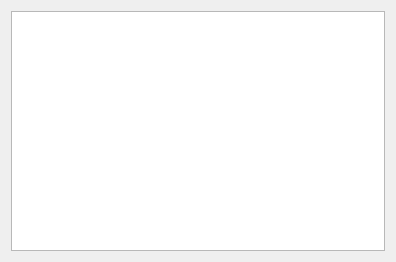
<?xml version="1.0" encoding="UTF-8"?>
<ui version="4.0">
 <class>PyiToolChoosePyEnv</class>
 <widget class="QWidget" name="PyiToolChoosePyEnv">
  <property name="windowModality">
   <enum>Qt::ApplicationModal</enum>
  </property>
  <property name="geometry">
   <rect>
    <x>0</x>
    <y>0</y>
    <width>396</width>
    <height>262</height>
   </rect>
  </property>
  <property name="font">
   <font>
    <family>Microsoft YaHei UI</family>
   </font>
  </property>
  <property name="windowTitle">
   <string>选择Python环境</string>
  </property>
  <layout class="QVBoxLayout" name="verticalLayout">
   <item>
    <widget class="QListWidget" name="lw_py_envs"/>
   </item>
  </layout>
 </widget>
 <resources/>
 <connections/>
</ui>
